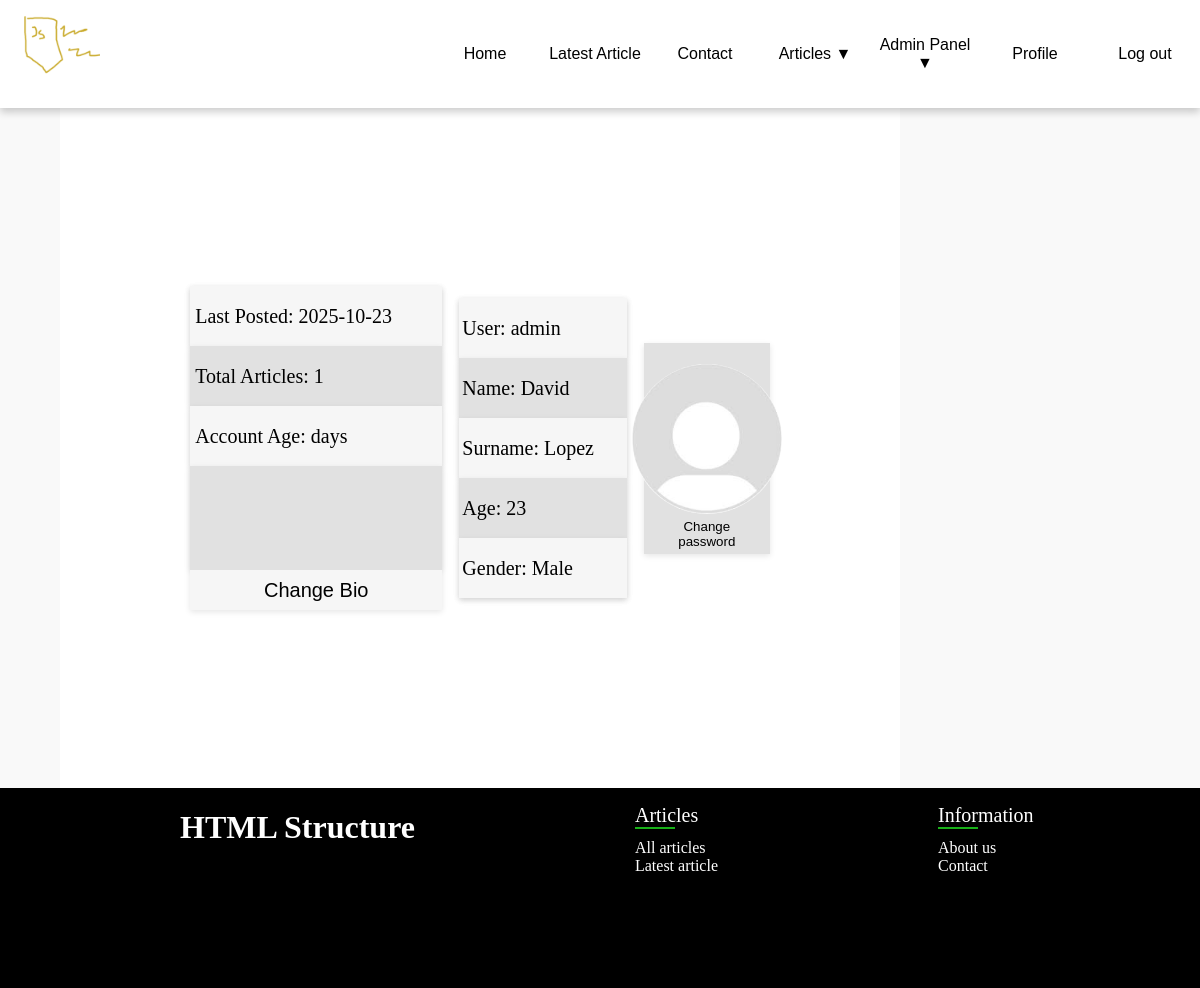
Page /profile.php (signed in) on the committed database.
### tables this page shows
CREATE TABLE `articles` (
  `id` int(11) NOT NULL,
  `title` text DEFAULT NULL,
  `article` text DEFAULT NULL,
  `ownerID` int(11) DEFAULT NULL,
  `date` date DEFAULT NULL
);

CREATE TABLE `user_data` (
  `userID` int(11) NOT NULL,
  `name` text DEFAULT NULL,
  `surname` text DEFAULT NULL,
  `age` int(11) DEFAULT NULL,
  `gender` varchar(10) DEFAULT NULL,
  `pfp` varchar(255) DEFAULT NULL,
  `dataID` int(11) NOT NULL,
  `bio` text DEFAULT NULL,
  `accAge` datetime DEFAULT NULL
);

CREATE TABLE `users` (
  `id` int(11) NOT NULL,
  `login` text DEFAULT NULL,
  `password` text DEFAULT NULL,
  `role` varchar(10) DEFAULT NULL
);

### profile.php (the view, shortened to what this page needs)
<?php
require('php/connection.php');
include('php/functions.php');
$user = checkSession($con);
$query = $con->prepare("SELECT count(*) FROM articles WHERE ownerID = ?");
$query->bind_param("i",$user['id']);
$query->execute();
$articlesCount = $query->get_result()->fetch_row()[0];
$query = $con->prepare("SELECT date FROM articles WHERE ownerID = ? ORDER BY id DESC LIMIT 1");
$query->bind_param("i",$user['id']);
$query->execute();
$lastPosted = $query->get_result()->fetch_row()[0];
$query = $con->prepare("SELECT DATEDIFF(NOW(), accAge) AS accAge FROM user_data WHERE userID = ? LIMIT 1");
$query->bind_param("i",$user['id']);
$query->execute();
$accAge = $query->get_result()->fetch_row()[0];
?>
<!DOCTYPE html>
<html lang="pl">
<head>
    <link rel="stylesheet" href="style.css">
</head>
<body>
    <div class="container">
        <main class="profile">
                <div id='account'>
                    <div>Last Posted: <?php echo $lastPosted;?></div>
                    <div>Total Articles: <?php echo $articlesCount;?></div>
                    <div>Account Age: <?php echo $accAge;?> days</div>
                    <?php
                    if($_GET['mode'] == 'editbio'){
                    ?>
                        <form method='post' action='profile.php'>
                            <textarea name='bio'><?php echo $user['bio'];?></textarea>
                            <button type="submit">Save bio</button>
                        </form>
                    <?php
                    }
                    else{
                    ?>
                        <div id='bio'><?php echo $user['bio'];?></div>
                        <button onClick="location.href='profile.php?mode=editbio'">Change Bio</button>
                    <?php
                    }
                    ?>
                </div>
                <div id='user'>
                    <?php
                    if($_GET['mode'] == 'edituser'){
                    ?>
                    <?php
                    }
                    else{
                    ?>
                        <div>User: <?php echo $user['login'];?></div>
                        <div>Name: <?php echo $user['name'];?></div>
                        <div>Surname: <?php echo $user['surname'];?></div>
                        <div>Age: <?php echo $user['age']; ?></div>
                        <div>Gender: <?php echo $user['gender'];?></div>
                    <?php
                    }
                    ?>
                </div>
                <aside>
                    <img src="static/<?php echo $user['pfp']; ?>" alt="Profile picture" width="150vw" height="150vh">
                    <button onClick="location.href='php/changepassword.php'">Change password</button>
                </aside>
        </main>
    </div>
</body>
</html>

### style.css (style rules this page uses)
html,body { margin: 0; padding: 0; width: 100%; scrollbar-width: none; -ms-overflow-style: none; scroll-behavior: smooth; }
div { height: 80%; }
.container { width: 100%; display: flex; flex-direction: column; flex-wrap: wrap; background-color: #f9f9f9; }
main { min-height: 85vh; margin-left: 5%; display: flex; flex-direction: column; flex-wrap: wrap; align-content: space-around; align-items: center; }
.profile { width: 70%; background-color: white; font-size: 20px; display: flex; flex-direction: row; justify-content: center; }
.profile div { box-shadow: 0 2px 6px rgba(0,0,0,0.1); width: 20%; margin-right: 2%; }
.profile #account { width: 30%; }
.profile div div { padding-left: 2%; height: 3em; width: 98%; line-height: 3em; }
.profile #account #bio { height: 13vh; line-height: 1.2em; }
.profile div div:nth-child(even) { background-color: #e1e1e1; }
.profile div div:nth-child(odd) { background-color: #f6f6f6; }
.profile div button { font-size: 20px; width: 100%; border:none; cursor: pointer; transition: 0.3s ease; background-color: transparent; background-color: #e1e1e1; height: 5vh; }
.profile #account button { background-color: #f6f6f6; }
.profile aside { display: flex; flex-direction: column; width: 15%; background-color: #e1e1e1; box-shadow: 0 2px 6px rgba(0,0,0,0.1); align-items: center; padding-top: 2.5%; }
.profile aside button { width: 85%; border:none; cursor: pointer; transition: 0.3s ease; background-color: transparent; background-color: #e1e1e1; height: 5vh; }
.profile img { border-radius: 50% }

### rows in the picture
articles: date "2025-10-23"
user_data: userID.login "admin", name "David", surname "Lopez", age "23", gender "Male", pfp (placeholder picture)

### other values in the picture
$articlesCount "1"
